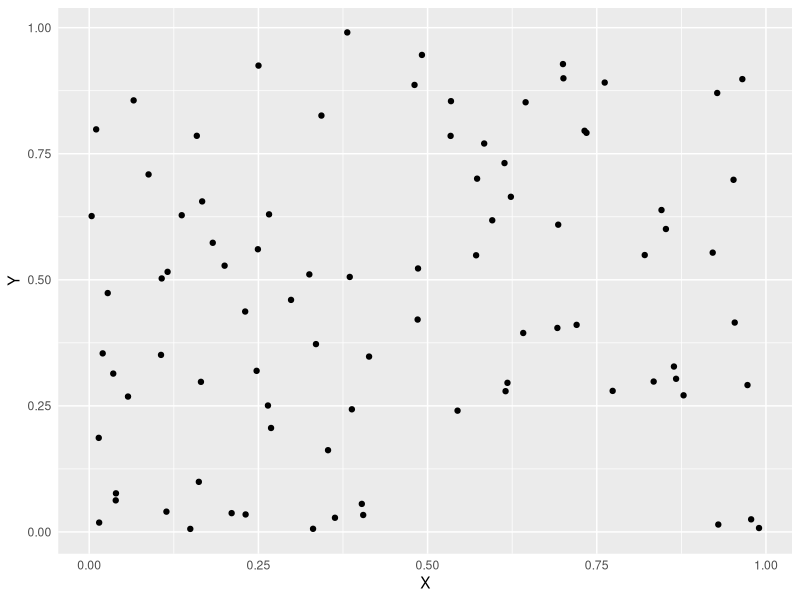

This chart was generated by the following R code:
## ---- chunk 1
knitr::opts_chunk$set(echo=TRUE)
library(tidyverse)
library(xtable)
## ---- chunk 2
N <- rpois(1, lambda=90)
x_i <- runif(N, min=0, max=1)
y_i <- runif(N, min=0, max=1)
datos <- as_tibble(cbind(x_i, y_i))
## ---- chunk 3
print(xtable::xtable(summary(datos), label="a caption"))
## ---- chunk 4
datos %>%
      ggplot() +
      geom_point(aes(x_i, y_i)) +
      labs(x="X", y="Y") +
      theme(axis.ticks=element_blank())
